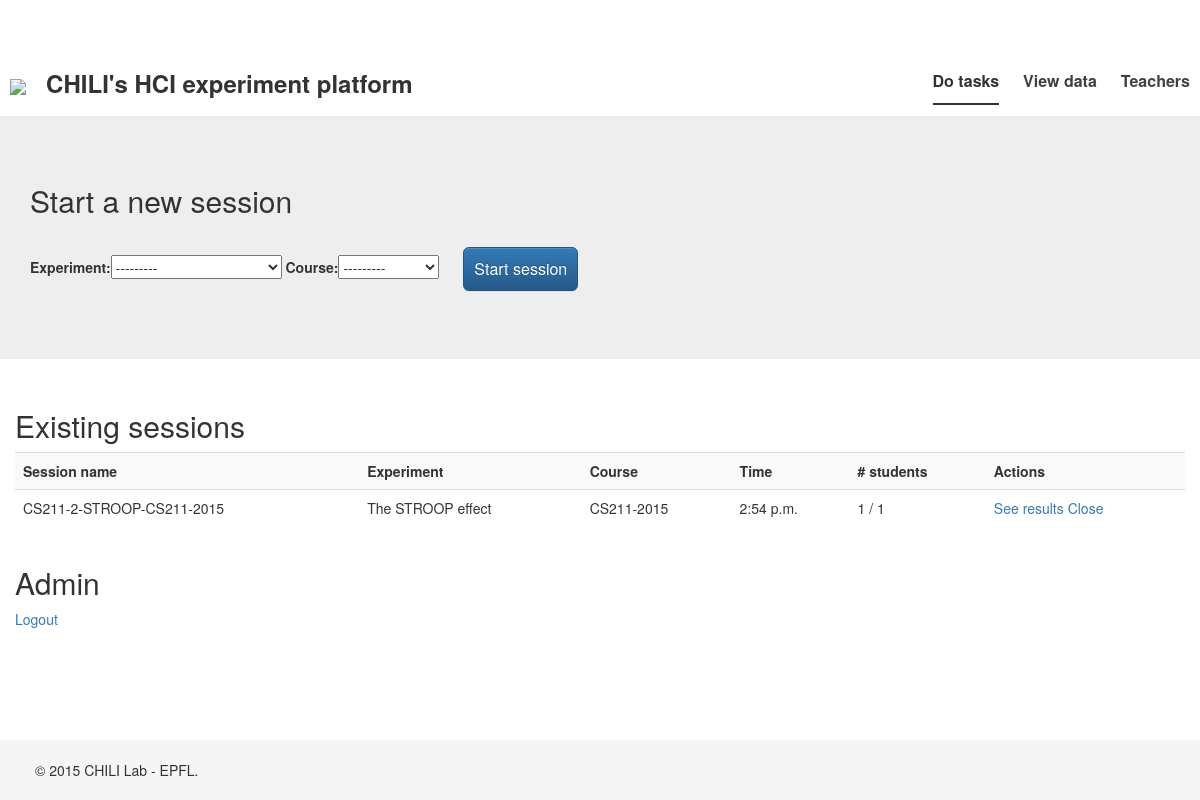
Page /teacher/ (signed in) on the earlier database version.
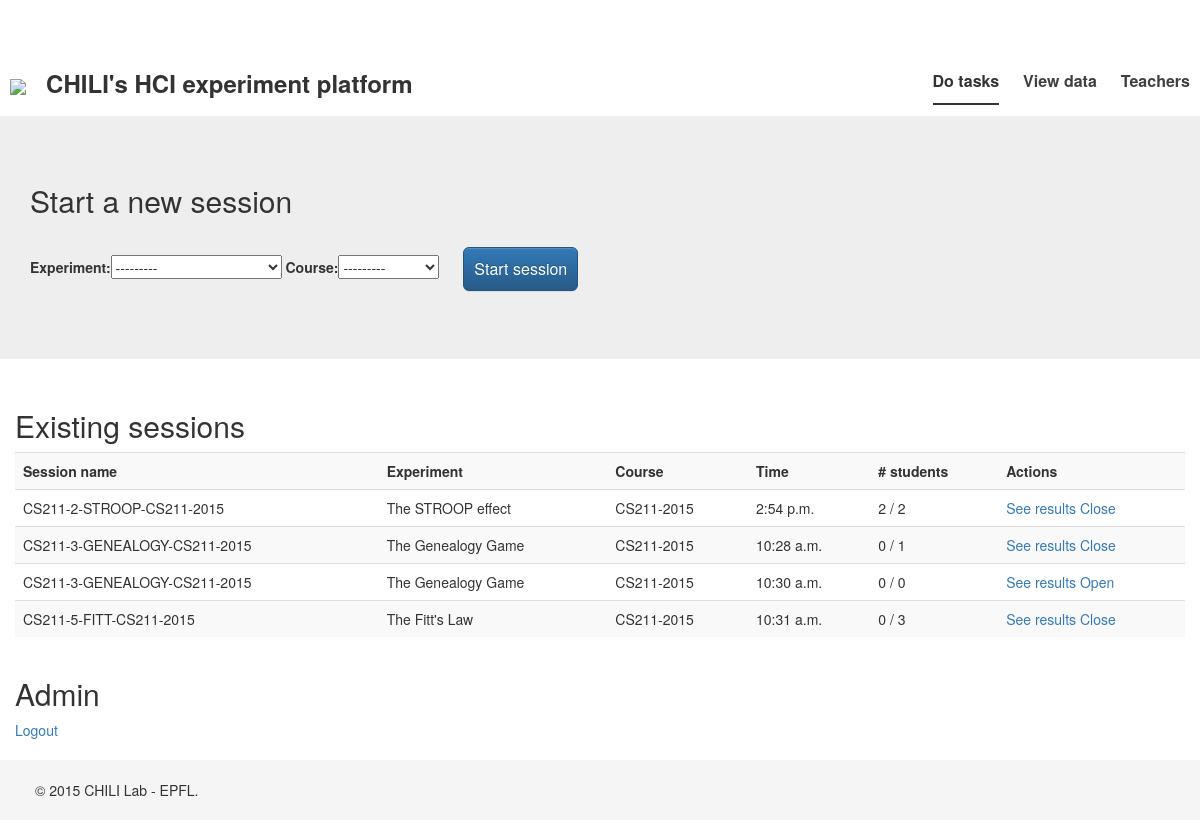
Same page on the later database version.
### experiment/models.py (models this page shows)
class Session(models.Model):
    experiment = models.ForeignKey(Experiment)
    course = models.ForeignKey(Course)
    time = models.TimeField(auto_now_add=True)
    closed = models.BooleanField()
    def __str__(self):
        return self.experiment.slug.__str__() + "-" + self.course.__str__()
    def num_students(self):
        return self.user_set.all().count()
    def num_students_completed(self):
        return self.user_set.filter(completed=1).count()

class Experiment(models.Model):
    slug = models.CharField(max_length=50)
    name = models.CharField(max_length=50)
    def __str__(self):
        return self.name.__str__()

class Course(models.Model):
    slug = models.CharField(max_length=50)
    name = models.CharField(max_length=50)
    def __str__(self):
        return self.name.__str__()

### experiment/views.py (the view, shortened to what this page needs)
# urls.py: url(r'^teacher/$', login_required(SessionView.as_view()), name='teacher'),
class SessionView(FormView):
    template_name = "teacher_index.html"
    form_class = SessionForm
    success_url = '/'
    def get_context_data(self, **kwargs):
        context = super(SessionView, self).get_context_data(**kwargs)
        context['sessions'] = Session.objects.all()
        return context

### experiment/forms.py
class SessionForm(ModelForm):
    class Meta:
        model = Session
        fields = ['experiment', 'course']

### templates/teacher_index.html (shortened to what this page needs)
{% extends "base.html" %}
{% block content %}
    <div class="jumbotron">
      <div class="container">
        <h2>Start a new session</h2>
		<form class="form-signin" action="/teacher/" method="post">
		    {{ form }}
		    <input type="submit"  class="btn btn-lg btn-primary" value="Start session" />
		</form>
      </div>
    </div>
    <div class="container">
    	<div class="row">
			<h2>Existing sessions</h2>
			<div class="table-responsive">
				<table class="table table-striped">
				<tr>
				<th>Session name</th><th>Experiment</th><th>Course</th><th>Time</th><th># students</th><th>Actions</th>
				{% for session in sessions %}
					<tr>
					<td>{{ session }}</td>
					<td>{{ session.experiment }}</td>
					<td>{{ session.course }}</td>
					<td>{{ session.time }}</td>
					<td>{{ session.num_students_completed }} / {{ session.num_students }}</td>
					<td><a href="{% url "results" session.id %}">See results</a>
					{% if session.closed %}
						<a href="{% url "session_management" "open" session.id %}">Open</a>
					{% else %}
						<a href="{% url "session_management" "close" session.id %}">Close</a>
					{% endif %}
					</td>
					</tr>
				{% endfor %}
				</tr>
				</table>
			</div>
		</div>
		<div class="row">
			<h2>Admin</h2>
			<a href="{% url "logout"%}">Logout</a>
		</div>
	</div>
{% endblock %}

### templates/base.html (shortened to what this page needs)
{% load staticfiles %}
<!DOCTYPE html>
<html lang="en">
  <head>
    <link href="{% static 'bootstrap/css/bootstrap.min.css' %}"
          rel="stylesheet" media="screen">
    <link href="{% static 'bootstrap/css/bootstrap-theme.min.css' %}"
          rel="stylesheet" media="screen">
    <link href="{% static 'bootstrap/css/jumbotron.css' %}" rel="stylesheet">
    <link href="{% static 'jquery/css/jquery.countdown.css' %}" rel="stylesheet">
    <link href="{% static 'css/custom.css' %}" rel="stylesheet">
  </head>
  <body>
          <div class="masthead clearfix">
            <div class="inner">
              <h3 class="masthead-brand"><img src="{% static 'img/EPFL_logo-transp.png' %}" height="50px" /> &nbsp; CHILI's HCI experiment platform</h3>
              <nav>
                <ul class="nav masthead-nav">
                  <li class="active"><a href="/">Do tasks</a></li>
                  <li><a href="#">View data</a></li>
                  <li><a href="/teacher">Teachers</a></li>
                </ul>
              </nav>
            </div>
          </div>
   {% block content %}
    {% endblock %}
  <footer class="footer">
      <div class="container">
              <p>&copy; 2015 CHILI Lab - EPFL.</p>
      </div>
    </footer>
  </body>
</html>

### cs211labs/static/css/custom.css (style rules this page uses)
.masthead-brand { margin-top: 10px; margin-bottom: 10px; }
.masthead-brand { font-weight: bold; }
.masthead-nav > li { display: inline-block; }
.masthead-nav > li + li { margin-left: 20px; }
.masthead-nav > li > a { padding-right: 0; padding-left: 0; font-size: 16px; font-weight: bold; color: #333; color: rgba(0,0,0,.75); border-bottom: 2px solid transparent; }
.masthead-nav > .active > a, .masthead-nav > .active > a:hover, .masthead-nav > .active > a:focus { color: #333; border-bottom-color: #333; }
@media (min-width: 768px) { .masthead-brand { float: left; } }
@media (min-width: 768px) { .masthead-nav { float: right; } }
.masthead { padding: 10px; }
.form-signin input { margin: 20px; position: relative; height: auto; -webkit-box-sizing: border-box; -moz-box-sizing: border-box; box-sizing: border-box; padding: 10px; font-size: 16px; }
html { position: relative; min-height: 100%; }
body { margin-bottom: 60px; }
.footer { position: absolute; bottom: 0; width: 100%; height: 60px; background-color: #f5f5f5; padding: 20px; }

Differences in the rows shown:
computed for Session "CS211-2-STROOP-CS211-2015": num_students_completed "1" → "2"; num_students "1" → "2"
added Session: experiment+course "CS211-3-GENEALOGY-CS211-2015", experiment "The Genealogy Game", course "CS211-2015", time "10:28 a.m.", num_students_completed "0", num_students "1", closed "Close"
added Session: experiment+course "CS211-3-GENEALOGY-CS211-2015", experiment "The Genealogy Game", course "CS211-2015", time "10:30 a.m.", num_students_completed "0", num_students "0", closed "Open"
added Session: experiment+course "CS211-5-FITT-CS211-2015", experiment "The Fitt's Law", course "CS211-2015", time "10:31 a.m.", num_students_completed "0", num_students "3", closed "Close"
